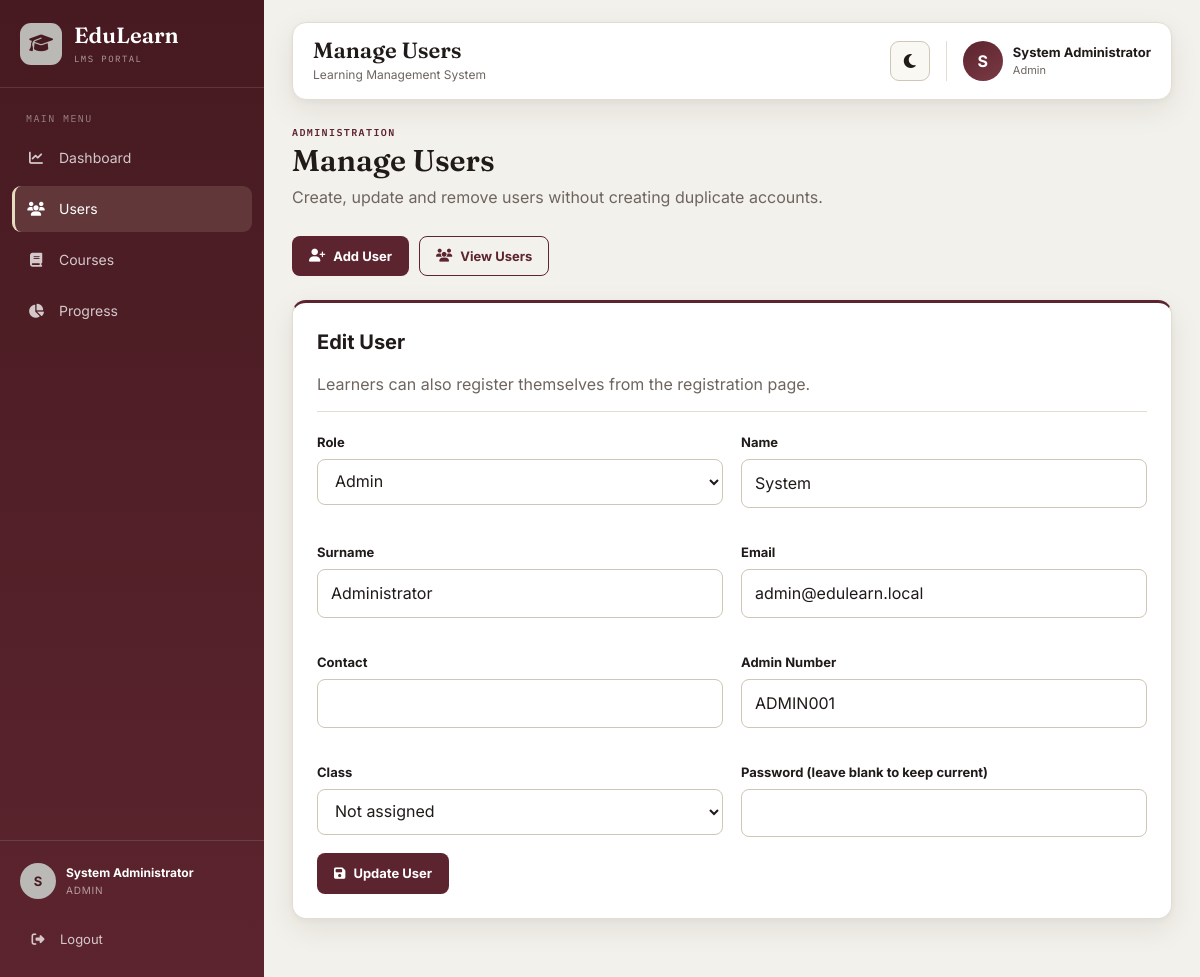
The page /admin/manage_users.php?edit=1 (signed in) on the database its author committed.
### tables this page shows
CREATE TABLE users (
    user_id INT AUTO_INCREMENT PRIMARY KEY,
    role ENUM('admin','instructor','learner') NOT NULL,
    name VARCHAR(100) NOT NULL,
    surname VARCHAR(100) NOT NULL,
    email VARCHAR(150) NOT NULL UNIQUE,
    contact VARCHAR(50),
    address VARCHAR(255),
    password_hash VARCHAR(255) NOT NULL,
    admin_number VARCHAR(100) UNIQUE NULL,
    invigilator_number VARCHAR(100) UNIQUE NULL,
    class_id INT NULL,
    created_at TIMESTAMP DEFAULT CURRENT_TIMESTAMP,
    FOREIGN KEY (class_id) REFERENCES classes(class_id) ON DELETE SET NULL
);

### includes/auth.php (called while the page is built, shortened)
<?php
function e($value)
{
    return htmlspecialchars($value ?? '', ENT_QUOTES, 'UTF-8');
}

### admin/manage_users.php (the view, shortened to what this page needs)
<?php
require_once __DIR__ . '/../includes/db_connect.php';
require_once __DIR__ . '/../includes/auth.php';
$panel = $_GET['panel'] ?? '';
$editingUser = null;
try {
    if (isset($_GET['edit'])) {
        $stmt = $pdo->prepare("SELECT * FROM users WHERE user_id = ?");
        $stmt->execute([(int)$_GET['edit']]);
        $editingUser = $stmt->fetch();
        $panel = 'add';
    }
} catch (PDOException $e) {
    if ((int)$e->errorInfo[1] === 1062) {
        $error = 'That email or administrator/instructor number is already registered.';
    } else {
        $error = 'The user could not be saved.';
    }
} catch (RuntimeException $e) {
    $error = $e->getMessage();
}
require __DIR__ . '/../includes/header.php';
?>
<div class="page-heading">
    <div>
        <div class="eyebrow">ADMINISTRATION</div>
        <h1>Manage Users</h1>
        <p>Create, update and remove users without creating duplicate accounts.</p>
    </div>
</div>
<div class="action-toolbar">
    <a class="btn btn-primary" href="manage_users.php?panel=add">
        <i class="fa-solid fa-user-plus"></i> Add User
    </a>
    <a class="btn btn-outline" href="manage_users.php?panel=view">
        <i class="fa-solid fa-users"></i> View Users
    </a>
</div>
<?php if ($panel === 'add'): ?>
<section class="dashboard-card">
    <div class="card-header">
        <div>
            <h2><?= $editingUser ? 'Edit User' : 'Add User' ?></h2>
            <p class="text-muted">Learners can also register themselves from the registration page.</p>
        </div>
    </div>
    <form method="POST">
        <div class="form-grid">
            <div class="input-group">
                <label>Role</label>
                <select name="role" required>
                    <?php foreach (['learner' => 'Learner', 'instructor' => 'Instructor', 'admin' => 'Admin'] as $value => $label): ?>
                        <option value="<?= $value ?>" <?= (($editingUser['role'] ?? '') === $value) ? 'selected' : '' ?>>
                            <?= $label ?>
                        </option>
                    <?php endforeach; ?>
                </select>
            </div>
            <div class="input-group">
                <label>Name</label>
                <input name="name" required value="<?= e($editingUser['name'] ?? '') ?>">
            </div>
            <div class="input-group">
                <label>Surname</label>
                <input name="surname" required value="<?= e($editingUser['surname'] ?? '') ?>">
            </div>
            <div class="input-group">
                <label>Email</label>
                <input type="email" name="email" required value="<?= e($editingUser['email'] ?? '') ?>">
            </div>
            <div class="input-group">
                <label>Contact</label>
                <input name="contact" value="<?= e($editingUser['contact'] ?? '') ?>">
            </div>
            <div class="input-group">
                <label><?= (($editingUser['role'] ?? '') === 'instructor') ? 'Invigilator Number' : 'Admin Number' ?></label>
                <input name="number" value="<?= e($editingUser['admin_number'] ?? $editingUser['invigilator_number'] ?? '') ?>">
            </div>
            <div class="input-group">
                <label>Class</label>
                <select name="class_id">
                    <option value="">Not assigned</option>
                </select>
            </div>
            <div class="input-group">
                <label>Password <?= $editingUser ? '(leave blank to keep current)' : '' ?></label>
                <input type="password" name="password" <?= $editingUser ? '' : 'required' ?> minlength="6">
            </div>
        </div>
        <button class="btn btn-primary" type="submit">
            <i class="fa-solid fa-save"></i>
            <?= $editingUser ? 'Update User' : 'Create User' ?>
        </button>
    </form>
</section>
<?php endif; ?>
<?php require __DIR__ . '/../includes/footer.php'; ?>

### assets/css/Lms.css (style rules this page uses)
:root { --primary: #5c242e; --primary-dark: #461a20; --primary-light: #7a3a45; --accent: #bbb9b6; --accent-soft: #E8DCBE; --background: #F3F1EB; --surface: #FFFFFF; --surface-soft: #FAF8F3; --text: #201A19; --text-light: #6E655F; --border: #E3DDD1; --border-strong: #CFC6B6; --success: #1E7B4D; --warning: #B4740E; --danger: #B3261E; --info: #2A5E8C; --sidebar-width: 264px; --radius: 14px; --radius-sm: 9px; --shadow: 0 10px 30px rgba(32,26,25,.08), 0 2px 6px rgba(32,26,25,.04); --shadow-lg: 0 24px 60px rgba(32,26,25,.16); --transition: all .22s ease; --font-display: 'Fraunces', Georgia, serif; --font-body: 'Inter', Arial, sans-serif; --font-mono: 'IBM Plex Mono', Consolas, monospace; }
* { box-sizing: border-box; margin: 0; padding: 0; }
html { min-height: 100%; }
body { min-height: 100vh; background: var(--background); color: var(--text); font-family: var(--font-body); line-height: 1.55; transition: background .2s ease, color .2s ease; }
a { color: inherit; text-decoration: none; }
button, input, select, textarea { font: inherit; }
button { cursor: pointer; }
.page-heading { display: flex; justify-content: space-between; align-items: flex-start; gap: 20px; margin-bottom: 26px; }
.eyebrow { color: var(--primary); font: 600 10px var(--font-mono); letter-spacing: .14em; }
.page-heading h1 { margin-top: 4px; font: 600 30px/1.2 var(--font-display); }
.page-heading p { margin-top: 6px; color: var(--text-light); }
.dashboard-card, .card { min-width: 0; padding: 24px; margin-bottom: 22px; background: var(--surface); border: 1px solid var(--border); border-top: 3px solid var(--primary); border-radius: var(--radius); box-shadow: var(--shadow); }
.dashboard-card h2, .card h2 { margin-bottom: 14px; font-size: 20px; }
.card-header { display: flex; justify-content: space-between; align-items: flex-start; gap: 14px; margin-bottom: 20px; padding-bottom: 14px; border-bottom: 1px solid var(--border); }
.action-toolbar { display: flex; flex-wrap: wrap; gap: 10px; margin-bottom: 24px; }
.btn, .primary-button { min-height: 40px; display: inline-flex; align-items: center; justify-content: center; gap: 8px; padding: 9px 16px; border-radius: 8px; border: 1px solid transparent; font-size: 13px; font-weight: 700; transition: var(--transition); }
.btn-primary, .primary-button { background: var(--primary); color: #fff; }
.btn-outline { background: transparent; border-color: var(--primary); color: var(--primary); }
.form-grid { display: grid; grid-template-columns: repeat(2,minmax(0,1fr)); gap: 18px; }
.input-group, .form-group { min-width: 0; display: flex; flex-direction: column; gap: 7px; margin-bottom: 16px; }
.input-group label, .form-group label { font-size: 13px; font-weight: 700; }
.input-group input, .input-group select, .input-group textarea, .form-group input, .form-group select, .form-group textarea { width: 100%; min-width: 0; padding: 11px 13px; border: 1px solid var(--border-strong); border-radius: 8px; background: var(--surface); color: var(--text); outline: none; }
.text-muted { color: var(--text-light); }

### rows shown on the page
users: role "Admin", name "System", surname "Administrator", email "admin@edulearn.local", number "ADMIN001"

### other values the page prints
substr($_SESSION['name'] ?? 'U', 0, 1) "S"
$_SESSION['name'] "System Administrator"
$role ?: 'User' "ADMIN"
$pageTitle "Manage Users"
$role ?: 'User' "Admin"
